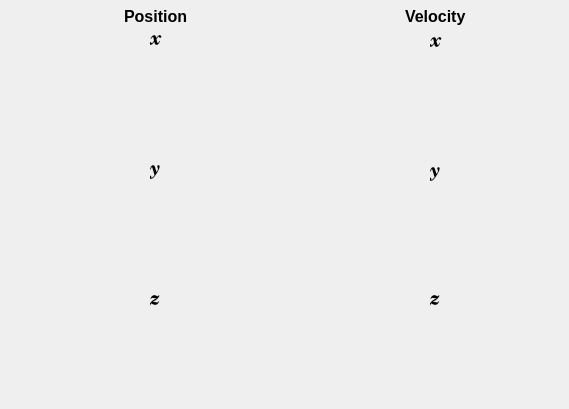
    <widget class="QWidget" name="tab_3">
     <attribute name="title">
      <string>GPS Status</string>
     </attribute>
     <widget class="QCustomPlot" name="widget_gps_local_x" native="true">
      <property name="geometry">
       <rect>
        <x>20</x>
        <y>30</y>
        <width>260</width>
        <height>110</height>
       </rect>
      </property>
      <widget class="QLabel" name="label_19">
       <property name="geometry">
        <rect>
         <x>130</x>
         <y>0</y>
         <width>16</width>
         <height>21</height>
        </rect>
       </property>
       <property name="font">
        <font>
         <family>Century Schoolbook L</family>
         <pointsize>15</pointsize>
         <weight>75</weight>
         <italic>true</italic>
         <bold>true</bold>
        </font>
       </property>
       <property name="text">
        <string>x</string>
       </property>
      </widget>
     </widget>
     <widget class="QCustomPlot" name="widget_gps_local_y" native="true">
      <property name="geometry">
       <rect>
        <x>20</x>
        <y>160</y>
        <width>260</width>
        <height>110</height>
       </rect>
      </property>
      <widget class="QLabel" name="label_30">
       <property name="geometry">
        <rect>
         <x>130</x>
         <y>0</y>
         <width>16</width>
         <height>20</height>
        </rect>
       </property>
       <property name="font">
        <font>
         <family>Century Schoolbook L</family>
         <pointsize>15</pointsize>
         <weight>75</weight>
         <italic>true</italic>
         <bold>true</bold>
        </font>
       </property>
       <property name="text">
        <string>y</string>
       </property>
      </widget>
     </widget>
     <widget class="QCustomPlot" name="widget_gps_local_z" native="true">
      <property name="geometry">
       <rect>
        <x>20</x>
        <y>290</y>
        <width>260</width>
        <height>110</height>
       </rect>
      </property>
      <widget class="QLabel" name="label_8">
       <property name="geometry">
        <rect>
         <x>130</x>
         <y>0</y>
         <width>16</width>
         <height>21</height>
        </rect>
       </property>
       <property name="font">
        <font>
         <family>Century Schoolbook L</family>
         <pointsize>15</pointsize>
         <weight>75</weight>
         <italic>true</italic>
         <bold>true</bold>
        </font>
       </property>
       <property name="text">
        <string>z</string>
       </property>
      </widget>
     </widget>
     <widget class="QCustomPlot" name="widget_gps_local_vy" native="true">
      <property name="geometry">
       <rect>
        <x>300</x>
        <y>162</y>
        <width>260</width>
        <height>110</height>
       </rect>
      </property>
      <widget class="QLabel" name="label_32">
       <property name="geometry">
        <rect>
         <x>130</x>
         <y>0</y>
         <width>16</width>
         <height>20</height>
        </rect>
       </property>
       <property name="font">
        <font>
         <family>Century Schoolbook L</family>
         <pointsize>15</pointsize>
         <weight>75</weight>
         <italic>true</italic>
         <bold>true</bold>
        </font>
       </property>
       <property name="text">
        <string>y</string>
       </property>
      </widget>
     </widget>
     <widget class="QCustomPlot" name="widget_gps_local_vx" native="true">
      <property name="geometry">
       <rect>
        <x>300</x>
        <y>32</y>
        <width>260</width>
        <height>110</height>
       </rect>
      </property>
      <widget class="QLabel" name="label_31">
       <property name="geometry">
        <rect>
         <x>130</x>
         <y>0</y>
         <width>16</width>
         <height>21</height>
        </rect>
       </property>
       <property name="font">
        <font>
         <family>Century Schoolbook L</family>
         <pointsize>15</pointsize>
         <weight>75</weight>
         <italic>true</italic>
         <bold>true</bold>
        </font>
       </property>
       <property name="text">
        <string>x</string>
       </property>
      </widget>
     </widget>
     <widget class="QLabel" name="label_28">
      <property name="geometry">
       <rect>
        <x>405</x>
        <y>8</y>
        <width>71</width>
        <height>17</height>
       </rect>
      </property>
      <property name="font">
       <font>
        <pointsize>12</pointsize>
        <weight>75</weight>
        <bold>true</bold>
       </font>
      </property>
      <property name="text">
       <string>Velocity</string>
      </property>
     </widget>
     <widget class="QLabel" name="label_24">
      <property name="geometry">
       <rect>
        <x>124</x>
        <y>8</y>
        <width>71</width>
        <height>17</height>
       </rect>
      </property>
      <property name="font">
       <font>
        <pointsize>12</pointsize>
        <weight>75</weight>
        <bold>true</bold>
       </font>
      </property>
      <property name="text">
       <string>Position</string>
      </property>
     </widget>
     <widget class="QCustomPlot" name="widget_gps_local_vz" native="true">
      <property name="geometry">
       <rect>
        <x>300</x>
        <y>290</y>
        <width>260</width>
        <height>110</height>
       </rect>
      </property>
      <widget class="QLabel" name="label_29">
       <property name="geometry">
        <rect>
         <x>130</x>
         <y>0</y>
         <width>16</width>
         <height>21</height>
        </rect>
       </property>
       <property name="font">
        <font>
         <family>Century Schoolbook L</family>
         <pointsize>15</pointsize>
         <weight>75</weight>
         <italic>true</italic>
         <bold>true</bold>
        </font>
       </property>
       <property name="text">
        <string>z</string>
       </property>
      </widget>
     </widget>
    </widget>
